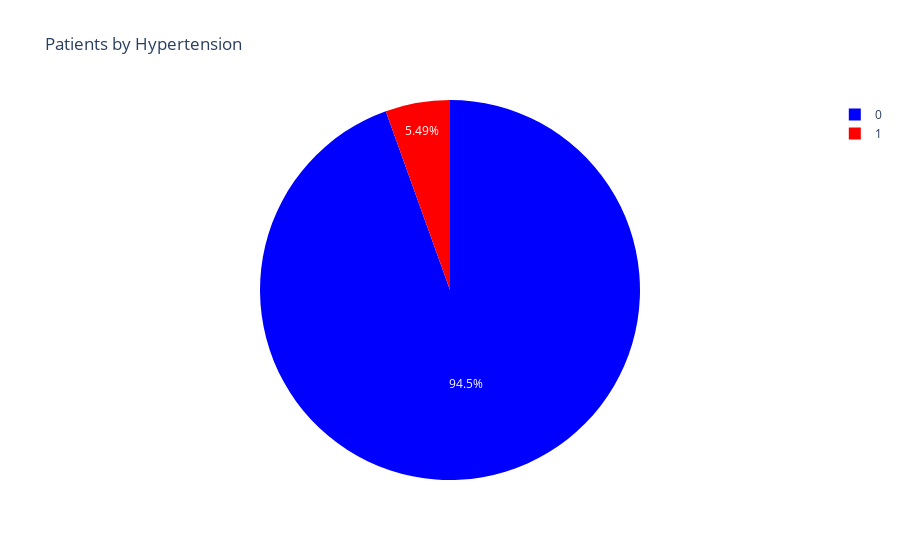

The code cell stored with this chart in its notebook:
### Code cell
# patients by Hypertension 
import plotly.offline as pyo
labels = nd['SIM_GIPERT'].value_counts().index
values = nd['SIM_GIPERT'].value_counts().values

colors = ['blue', 'red']

fig = {'data' : [{'type' : 'pie',
                  'name' : "Patients by Diabetes: Pie chart",
                 'labels' : nd['SIM_GIPERT'].value_counts().index,
                 'values' : nd['SIM_GIPERT'].value_counts().values,
                 'direction' : 'clockwise',
                 'marker' : {'colors' : ['blue', 'red']}}], 'layout' : {'title' : 'Patients by Hypertension'}}

pyo.iplot(fig)

### Figure 1 — Plotly figure (JSON) as saved in the notebook; plotly's stock layout.template omitted (floating-point values rounded to 4 significant figures)
{"data": [{"direction": "clockwise", "labels": [0, 1], "marker": {"colors": ["blue", "red"]}, "name": "Patients by Diabetes: Pie chart", "type": "pie", "values": [1550, 90]}], "layout": {"autosize": true, "title": {"text": "Patients by Hypertension"}}}
